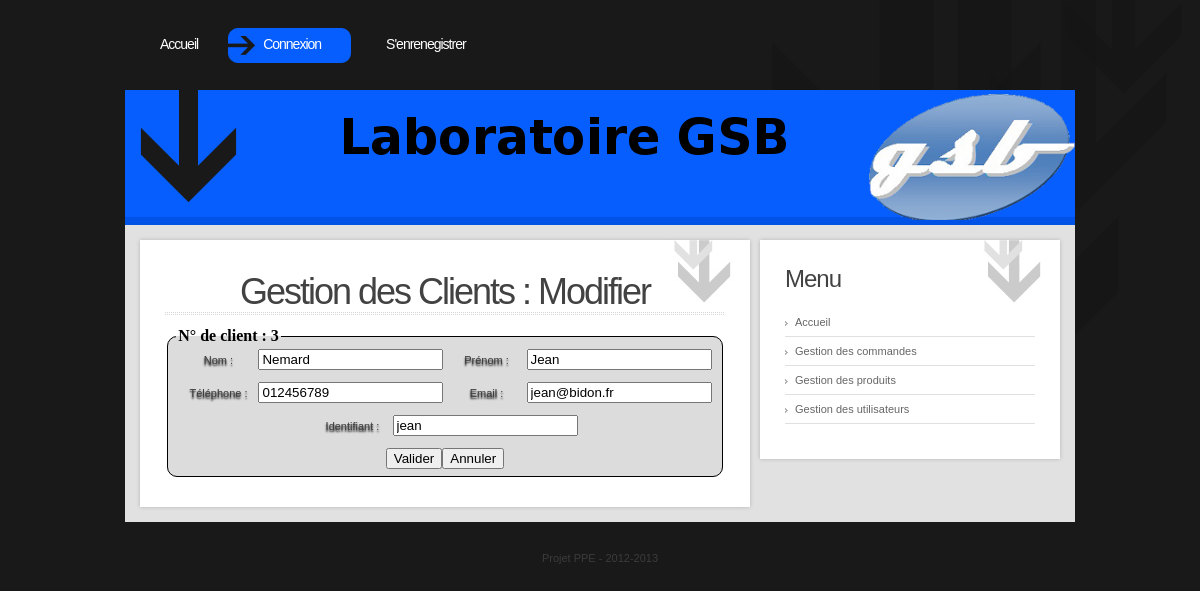
Page /modifier_client.php?id=3 (signed in) on the committed database.
### tables this page shows
CREATE TABLE IF NOT EXISTS `CLIENT` (
  `id_client` int(11) NOT NULL AUTO_INCREMENT,
  `nom_client` varchar(50) NOT NULL,
  `prenom_client` varchar(30) NOT NULL,
  `tel_client` varchar(10) NOT NULL,
  `email_client` varchar(50) NOT NULL,
  `pseudo_client` varchar(15) NOT NULL,
  `mdp_client` varchar(15) NOT NULL,
  PRIMARY KEY (`id_client`)
);

### modifier_client.php (the view, shortened to what this page needs)
<?php
if ($_SESSION['auth'] == 'no')
{
	header ('Location: admin.php');
	exit();
}
elseif ($_SESSION['droit']!="client")
{
	header ('Location: admin.php');
}
else
{
	if(!isset($_GET['modif']))
	{
?>
		<!DOCTYPE html PUBLIC "-//W3C//DTD XHTML 1.0 Strict//EN" "http://www.w3.org/TR/xhtml1/DTD/xhtml1-strict.dtd">
		<html xmlns="http://www.w3.org/1999/xhtml">
		<head>
		<link href="stylealex.css" rel="stylesheet" type="text/css" media="screen" />
		</head>
		<body>
		<div id="header">
			<div id="menu">
				<ul>
					<li><a href="#" class="first">Accueil</a></li>
					<li class="current_page_item"><a href="#">Connexion</a></li>
					<li><a href="#">S'enrenegistrer</a></li>
				</ul>
			</div>
		</div>
		<div id="logo"></div>
		<div id="page">
			<div id="page-bgtop">
				<div id="page-bgbtm">
					<div id="content">
						<div class="post">
							<div class="post-bgtop">
								<div class="post-bgbtm">
									<h2 class="title"><a href="#"><center>Gestion des Clients : Modifier</center></a></h2><br/>
											<?php include("include/bdd.php");
											$reponse = $bdd->query("SELECT * FROM CLIENT WHERE id_client='".strip_tags($_GET['id'])."'");	?>
											<?php
											while ($donnees = $reponse->fetch())
											{
											?>
											<center>
												<fieldset>
													<legend>N° de client : <?php echo $donnees['id_client']; ?></legend>
													<form action="?modif" method="post" enctype="multipart/form-data">
														<label>Nom : </label><input type="text" name="nom" value="<?php echo $donnees['nom_client']; ?>"/>
														<label>Prénom : </label><input type="text" name="prenom" value="<?php echo $donnees['prenom_client']; ?>" /><br/><br/>
														<label>Téléphone : </label><input type="text" name="tel" value="<?php echo $donnees['tel_client']; ?>" />
														<label>Email : </label><input type="text" name="mail" value="<?php echo $donnees['email_client']; ?>" /><br/><br/>
														<label>Identifiant : </label><input type="text" name="pseudo" value="<?php echo $donnees['pseudo_client']; ?>" /><br/><br/>
														<input type="submit" value="Valider" /><a href="client.php"><input type="button" value="Annuler"> </a>
													</form>
												</fieldset>
											</center>
									  <?php } $reponse->closeCursor(); ?>
								</div>
							</div>
						</div>
					</div>
				<?php include("include/menu.php"); ?>
				</div>
			</div>
		</div>
		<div id="footer">
			<p>Projet PPE - 2012-2013</p>
		</div>
		</body>
		</html>
<?php
	}
}
?>

### stylealex.css (style rules this page uses)
body { margin: 20px 0px 0px 0px; padding: 0; background: #191919 url(images/img07.jpg) no-repeat right top; font-family: Tahoma, Geneva, sans-serif; font-size: 11px; color: #3C3C3C; }
a { text-decoration: none; color: #8E3B1B; }
h1, h2, h3 { margin: 0; font-family: Arial, Helvetica, sans-serif; font-weight: normal; color: #549900; }
h2 { font-size: 18px; }
p, ul, ol { margin-top: 0; line-height: 240%; text-align: justify; }
a { color: #065EFE; }
#header { width: 950px; height: 70px; margin: 0px auto; }
#menu ul { margin: 0; padding: 8px 0px 0px 0px; list-style: none; line-height: normal; }
#menu li { display: block; float: left; }
#menu a { display: block; float: left; height: 28px; padding: 8px 30px 0px 35px; letter-spacing: -1px; text-decoration: none; text-align: center; font-family: Arial, Helvetica, sans-serif; font-size: 14px; font-weight: normal; color: #FFFFFF; }
#menu li.current_page_item { background: url(images/img01.jpg) no-repeat left top; }
#menu li.current_page_item a { background: url(images/img02.jpg) no-repeat right top; }
#page { width: 930px; margin: 0px auto; padding: 10px 10px 10px 10px; background: #E1E1E1; }
#page-bgbtm { overflow: hidden; }
#logo { width: 950px; height: 135px; margin: 0 auto; background: url(images/img03.jpg) no-repeat left top; }
#content { float: left; width: 620px; padding: 0px 0px 0px 0px; }
.post { background: url(images/img05.jpg) repeat-y left top; }
.post-bgtop { background: url(images/img04.jpg) no-repeat left top; }
.post-bgbtm { padding: 0px 30px 20px 30px; background: url(images/img06.jpg) no-repeat left bottom; }
.post .title { height: 44px; margin: 0px; padding: 36px 0px 0px 0px; background: url(images/img11.jpg) repeat-x left bottom; }
.post .title a { letter-spacing: -2px; text-decoration: none; font-size: 36px; color: #424242; }
#footer { width: 920px; height: 100px; margin: 0 auto; padding: 0; }
#footer p { margin: 0; padding: 30px 0px 0px 0px; text-align: center; line-height: normal; font-size: 11px; }
form label { display: inline-block; width: 80px; }
legend { font-family: Comic Sans MS, Verdana, serif; color:Black; font-weight:bold; text-shadow: none; font-size: 16px; }
fieldset { margin-bottom:15px; background-color:Gainsboro; border: 1px black solid; border-radius: 10px; text-shadow: 0px 2px 2px black; }

### rows in the picture
client: id_client "3", nom "Nemard", prenom "Jean", tel "012456789", mail "jean@bidon.fr", pseudo "jean"
